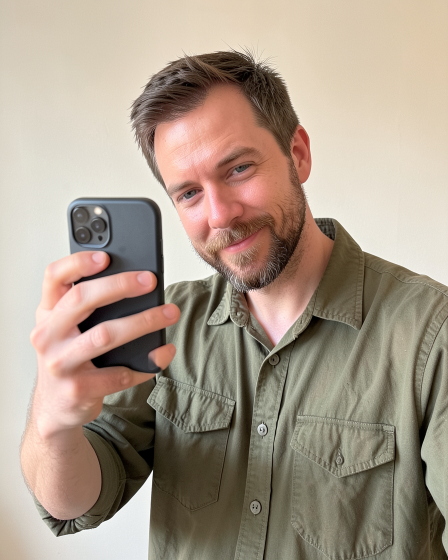
#> input picture design/content/posts/jonah-thumb-a.png, 896 x 1120 px (shown at 1/2 size); the run also reads 1 picture not shown here
$ python retouch-posts.py
#> lines starting #> are read from the running program, lines starting #| are printed output that depends on the picture; after the words box and inside, x2 and y2 are one past the last pixel; in counts of white or black regions, pixels touching at a corner belong together
"""Hand retouches on generated source shots, done like a healing brush: the patched area takes its tone from its own
surroundings and only its fine texture from somewhere clean nearby, so no patch edge or tone shift shows.
Reads <id>.png, keeps it untouched, writes <id>.fixed.png next to it.

    ~/.venvs/mflux/bin/python scripts/retouch-posts.py
"""
from pathlib import Path

import numpy as np
from PIL import Image, ImageDraw, ImageFilter

POSTS = Path(__file__).resolve().parent.parent / "design/content/posts"


def poly_mask(size, polygon, blur=0.0):
    m = Image.new("L", size, 0)
    ImageDraw.Draw(m).polygon(polygon, fill=255)
    if blur:
        m = m.filter(ImageFilter.GaussianBlur(blur))
    return np.asarray(m).astype(np.float32) / 255


def blur(a, sigma):
    """Separable gaussian on a float array (H, W) or (H, W, C)."""
    r = max(1, int(3 * sigma))
    k = np.exp(-0.5 * (np.arange(-r, r + 1) / sigma) ** 2)
    k /= k.sum()
    pad = [(r, r), (r, r)] + [(0, 0)] * (a.ndim - 2)
    p = np.pad(a, pad, mode="edge")
    p = np.apply_along_axis(lambda v: np.convolve(v, k, mode="valid"), 0, p)
    return np.apply_along_axis(lambda v: np.convolve(v, k, mode="valid"), 1, p)


def diffuse(a, unknown, domain, iters=700):
    """Fill unknown pixels with a smooth membrane stretched from the known pixels of the same material (a harmonic
    fill). Pixels outside the domain don't count, so phone never bleeds into shirt or brow into skin."""
    out = a.copy()
    known = domain & ~unknown
    out[unknown] = a[known].mean(0)
    dom = domain.astype(np.float32)[..., None]
    for _ in range(iters):
        v = out * dom
        s = np.roll(v, 1, 0) + np.roll(v, -1, 0) + np.roll(v, 1, 1) + np.roll(v, -1, 1)
        c = np.roll(dom, 1, 0) + np.roll(dom, -1, 0) + np.roll(dom, 1, 1) + np.roll(dom, -1, 1)
        out[unknown] = (s / np.maximum(c, 1))[unknown]
    return out


def detail(src, sigma=2.0):
    return src - blur(src, sigma)


def lum(a):
    return a[..., 0] * 0.299 + a[..., 1] * 0.587 + a[..., 2] * 0.114


def jonah():
    """The pinkie fades into the phone as if it grows out of it. Remove it, as if it's tucked under the phone."""
    im = Image.open(POSTS / "jonah-thumb-a.png").convert("RGB")
#> im is the input picture: PIL image 896x1120 RGB; mean R, G, B 168.9, 153.7, 138.1
    full = np.asarray(im).astype(np.float32)
    x0, y0, x1, y1 = 270, 650, 400, 760  # work in a crop
    a = full[y0:y1, x0:x1]
    h, w = a.shape[:2]
#> h = 110; w = 130
    pinkie = [(293, 698), (304, 692), (320, 687), (331, 684), (340, 682), (350, 686), (356, 701), (355, 717), (350, 730),
              (339, 738), (326, 742), (312, 743), (301, 736), (293, 722)]
    pin = poly_mask(im.size, pinkie)[y0:y1, x0:x1]
#> in poly_mask, `m = Image.new("L", size, 0)`: m: PIL image 896x1120 L; every value is 0
#> in poly_mask, `ImageDraw.Draw(m).polygon(polygon, fill=255)`:
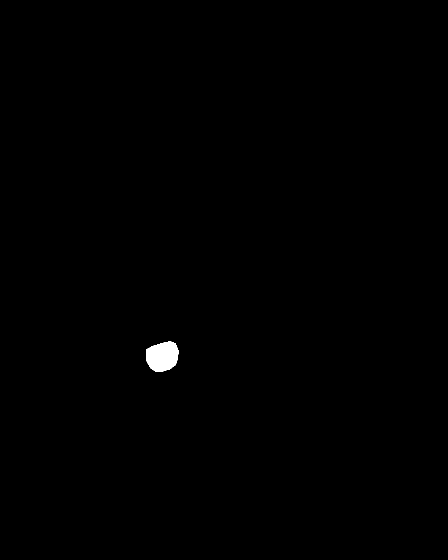
#> m: PIL image 896x1120 L (shown at 1/2 size); 0.31% white; 1 white region, box (x1, y1, x2, y2) and area: (293, 682, 357, 744) 3075
#> pin: shape (110, 130) float32; values 0 (black) and 1 (white), 21.5% white; 1 white region, box (x1, y1, x2, y2) and area: (23, 32, 87, 94) 3075
    pin_soft = poly_mask(im.size, pinkie, 1.4)[y0:y1, x0:x1][..., None]

    # the phone: right edge at x 330, bottom at y 744, corner rounded about (318, 732)
    yy, xx = np.mgrid[y0:y1, x0:x1]
    phone = (xx <= 330) & (yy <= 744) & ~((xx > 318) & (yy > 732) & ((xx - 318) ** 2 + (yy - 732) ** 2 > 144))
    phone_aa = blur(phone.astype(np.float32), 0.6)[..., None]

    # phone back: tone from the phone around it, grain from the clean band between the fingers
    hole = blur(pin, 1.0) > 0.02
#> in blur (call 2), `p = np.pad(a, pad, mode="edge")`: p: shape (116, 136) float32; values 0 (black) and 1 (white), 19.5% white; 1 white region, box (x1, y1, x2, y2) and area: (26, 35, 90, 97) 3075
#> hole: shape (110, 130) bool; 24.6% white; 1 white region, box (x1, y1, x2, y2) and area: (21, 30, 89, 96) 3522
    # one strip of clean phone back as wide as the work area, column for column, so its grain never repeats sideways
    band = full[678:688, x0:x0 + 62]
    stack = np.concatenate([band, band[::-1]], 0)
    grain = np.zeros_like(a)
    col = np.tile(stack, (int(np.ceil(h / stack.shape[0])), 1, 1))[:h]
    grain[:, :62] = col
    phone_fill = diffuse(a, hole & phone, phone & ((lum(a) < 80) | hole)) + detail(grain)
#> in diffuse, `known = domain & ~unknown`: known: shape (110, 130) bool; 18.8% white; 1 white region, box (x1, y1, x2, y2) and area: (0, 6, 61, 95) 2695
#> in diffuse, `out[unknown] = a[known].mean(0)`: out: shape (110, 130, 3) float32; mean R, G, B 107.9, 96.8, 84.9
#> in diffuse, `dom = domain.astype(np.float32)[..., None]`: dom: shape (110, 130, 1) float32; values 0 (black) and 1 (white), 33.2% white; 1 white region, box (x1, y1, x2, y2) and area: (0, 6, 61, 95) 4751
#> the loop in diffuse, `for _ in range(iters):` made 700 passes
#> pass 1, in diffuse, `c = np.roll(dom, 1, 0) + np.roll(dom, -1, 0) + np.roll(dom, 1, 1) + np..`:
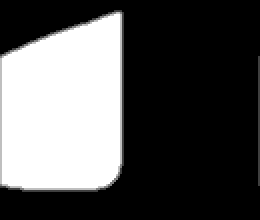
#> c: shape (110, 130, 1) float32 (shown 2 times larger); min 0, max 4, mean 1.33; drawn with min black and max white
#> after the loop in diffuse, `for _ in range(iters):`: out: shape (110, 130, 3) float32; mean R, G, B 108.2, 97.2, 85.4

    # shirt: tone from the shirt around it, texture from 32 px to the right
    shifted = full[y0:y1, x0 + 32:x1 + 32]
    shirt_fill = diffuse(a, hole & ~phone, ~phone & ((lum(a) > 110) | hole)) + detail(shifted)
#> call 2 of diffuse, with iters = 700
#> in diffuse (call 2), `known = domain & ~unknown`: known: shape (110, 130) bool; 31.6% white; 6 white regions (3 under 20 px), largest, box (x1, y1, x2, y2) and area: (61, 0, 117, 110) 2577, (114, 0, 130, 110) 1260, (0, 95, 66, 110) 673
#> in diffuse (call 2), `out[unknown] = a[known].mean(0)`: out: shape (110, 130, 3) float32; mean R, G, B 119, 106.4, 93.2
#> in diffuse (call 2), `dom = domain.astype(np.float32)[..., None]`: dom: shape (110, 130, 1) float32; values 0 (black) and 1 (white), 41.8% white; 6 white regions (4 under 20 px), largest, box (x1, y1, x2, y2) and area: (0, 0, 117, 110) 4715, (114, 0, 130, 110) 1260
#> after the loop in diffuse (call 2), `for _ in range(iters):`:
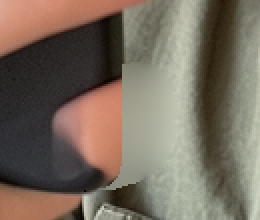
#> out: shape (110, 130, 3) float32 (shown 2 times larger); mean R, G, B 119.6, 107.5, 94.4
#> after the loop in diffuse (call 2), `for _ in range(iters):`:
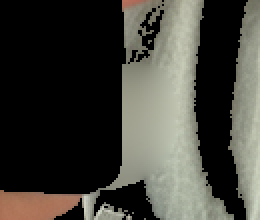
#> v: shape (110, 130, 3) float32 (shown 2 times larger); mean R, G, B 65.9, 65, 57.8
#> call 2 of detail, with sigma = 2
#> call 4 of blur, with sigma = 2
#> in blur (call 4), `p = np.apply_along_axis(lambda v: np.convolve(v, k, mode="valid"), 0, p)`:
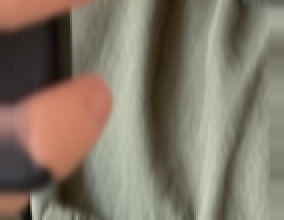
#> p: shape (110, 142, 3) float64 (shown 2 times larger); mean R, G, B 130.1, 119.8, 104.6
#> in detail (call 2), `return src - blur(src, sigma)`:
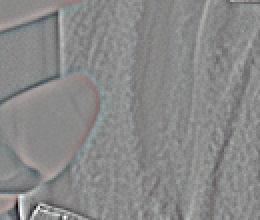
#> returned value: shape (110, 130, 3) float64 (shown 2 times larger); mean of channels 0, 1, 2 0, 0, 0; drawn with min black and max white

    fill = phone_aa * phone_fill + (1 - phone_aa) * shirt_fill
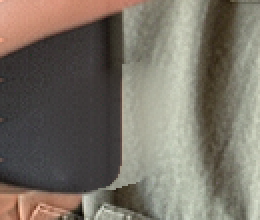
#> fill: shape (110, 130, 3) float64 (shown 2 times larger); mean R, G, B 108, 100.5, 88.9; drawn with min black and max white
    full[y0:y1, x0:x1] = a * (1 - pin_soft) + fill * pin_soft
    Image.fromarray(full.clip(0, 255).astype(np.uint8)).save(POSTS / "jonah-thumb-a.fixed.png")


def devon():
    """Stray hairs drip below the raised brow's inner end, and a tuft spikes off its tail. Heal both with nearby skin."""
    im = Image.open(POSTS / "devon-thumb-b.png").convert("RGB")
    full = np.asarray(im).astype(np.float32)
    x0, y0, x1, y1 = 420, 240, 590, 335
    a = full[y0:y1, x0:x1]
    spots = [
        # polygon, where clean skin texture is (dx)
        ([(456, 296), (468, 294), (478, 297), (485, 300), (486, 306), (482, 313), (470, 318), (458, 316), (454, 306)], -26),
        ([(525, 264), (542, 264), (545, 272), (540, 278), (528, 278), (523, 272)], 22),
    ]
    masks = [poly_mask(im.size, p)[y0:y1, x0:x1] for p, _ in spots]
#> masks = 2 items
    hole = blur(np.maximum(*masks), 1.0) > 0.02
    skin = (lum(a) > 90) & ((a[..., 0] - a[..., 2]) > 40)
    tone = diffuse(a, hole, skin | hole)
    for (p, dx), m in zip(spots, masks):
        texture = detail(full[y0:y1, x0 + dx:x1 + dx], 1.8)
        soft = poly_mask(im.size, p, 2.2)[y0:y1, x0:x1][..., None]
        a = a * (1 - soft) + (tone + texture) * soft
#> this loop made 2 passes
#> dx on passes 1 to 2: -26, 22
    full[y0:y1, x0:x1] = a
    Image.fromarray(full.clip(0, 255).astype(np.uint8)).save(POSTS / "devon-thumb-b.fixed.png")


if __name__ == "__main__":
    jonah()
    devon()
    print("wrote jonah-thumb-a.fixed.png, devon-thumb-b.fixed.png")
